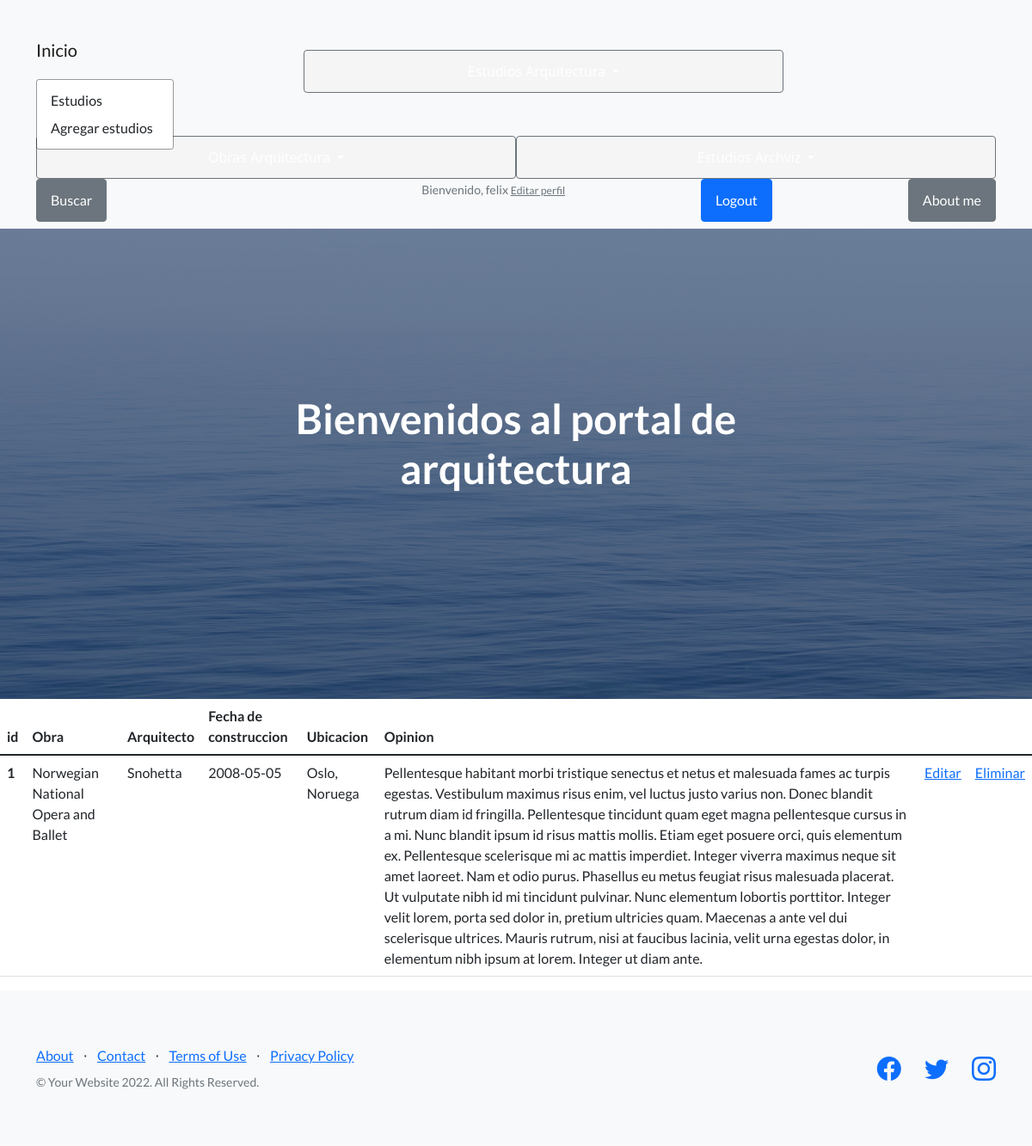
Page /arquitectura/obras_arq (signed in) on the committed database.
### arquitectura/models.py (models this page shows, shortened)
class Obras(models.Model):
    nombre_obra = models.CharField(max_length=40)
    arquitecto = models.CharField(max_length=40)
    año_construccion = models.CharField(max_length=40)
    ubicacion = models.CharField(max_length=40)
    opinion = models.CharField(max_length=5000, default = "")

### arquitectura/views.py (the view)
# urls.py: path("obras_arq" , views.obras_arq , name="obras_arquitectura"),
def obras_arq(request):
    obras_arq = Obras.objects.all
    datos = {"datos" : obras_arq}
    return render (request , "obras_arquitectura.html" , datos)

### arquitectura/template/obras_arquitectura.html
{% extends "index.html" %}
{% load static %}
{% block contenido %}
<main>
  <table class="table">
        <thead>
          <tr>
            <th scope="col">id</th>
            <th scope="col">Obra</th>
            <th scope="col">Arquitecto</th>
            <th scope="col">Fecha de construccion</th>
            <th scope="col">Ubicacion</th>
            <th scope="col">Opinion</th>
          </tr>
        </thead>
        <tbody>
            {% for n in datos %}
          <tr>
            <th scope="row">{{n.id}}</th>
            <td>{{n.nombre_obra}}</td>
            <td>{{n.arquitecto}}</td>
            <td>{{n.año_construccion}}</td>
            <td>{{n.ubicacion}}</td>
            <td>{{n.opinion}}</td>
            {% if request.user.is_authenticated %}
            <td><a href="{% url 'editar_obras' n.id %}">Editar</a></td>
            <td><a href="{% url 'eliminar_obras' n.id %}">Eliminar</a></td>
            {% endif %}
          </tr>
            {% endfor %}
        </tbody>
      </table>
</main>
{% endblock %}

### arquitectura/template/index.html (shortened to what this page needs)
<!DOCTYPE html>
<html lang="en">
    <head>
        {% load static %}
        <link href="https://cdn.jsdelivr.net/npm/bootstrap-icons@1.5.0/font/bootstrap-icons.css" rel="stylesheet" type="text/css" />
        <link href="{% static 'arquitectura/css/styles.css' %}" rel="stylesheet" />
    </head>
    <body>
        <nav class="navbar navbar-light bg-light static-top">
            <div class="container">
                <a class="navbar-brand" href="{% url 'index' %}">Inicio</a>
                <button class="btn btn-secondary dropdown-toggle" type="button" id="cta" data-bs-toggle="dropdown" aria-expanded="false">
                </button>
                <ul class="dropdown-menu" aria-labelledby="cta">
                  <li><a class="dropdown-item" href="{% url 'estudios_arquitectura' %}">Estudios</a></li>
                  {% if request.user.is_authenticated %}
                  <li><a class="dropdown-item" href="{% url 'estudios_arq_form' %}">Agregar estudios</a></li>
                  {% endif %}
                </ul>
                <button class="btn btn-secondary dropdown-toggle" type="button" id="cta" data-bs-toggle="dropdown" aria-expanded="false">
                  </button>
                  <ul class="dropdown-menu" aria-labelledby="cta">
                    <li><a class="dropdown-item" href="{% url 'obras_arquitectura' %}">Obras</a></li>
                    {% if request.user.is_authenticated %}
                    <li><a class="dropdown-item" href="{% url 'obras_arq_form' %}">Agregar obras</a></li>
                    {% endif %}
                  </ul>
                  <button class="btn btn-secondary dropdown-toggle" type="button" id="cta" data-bs-toggle="dropdown" aria-expanded="false">
                  </button>
                  <ul class="dropdown-menu" aria-labelledby="cta">
                    <li><a class="dropdown-item" href="{% url 'estudios_archviz' %}">Estudios</a></li>
                    {% if request.user.is_authenticated %}
                    <li><a class="dropdown-item" href="{% url 'estudios_archviz_form' %}">Agregar estudios</a></li>
                    {% endif %}
                  </ul>
                  <a class="btn btn-secondary" href="{% url 'buscar_info' %}">Buscar</a>
                  {% if request.user.is_authenticated %}
                  <p class="text-muted small mb-4">Bienvenido, {{user.username}}
                  <a href="{% url 'editar_perfil' %}" class="text-muted small mb-4">Editar perfil </a>
                </p>
                <a class="btn btn-primary" href="{% url 'logout' %}">Logout</a>
                  {% endif %}
                  <a class="btn btn-secondary" href="{% url 'about_me' %}">About me</a>
            </div>
        </nav>
        <header class="masthead">
            <div class="container position-relative">
                <div class="row justify-content-center">
                    <div class="col-xl-6">
                        <div class="text-center text-white">
                            <h1 class="mb-5">Bienvenidos al portal de arquitectura</h1>
                        </div>
                    </div>
                </div>
            </div>
        </header>
        {% block contenido %}
        {% endblock %}
        <footer class="footer bg-light">
            <div class="container">
                <div class="row">
                    <div class="col-lg-6 h-100 text-center text-lg-start my-auto">
                        <ul class="list-inline mb-2">
                            <li class="list-inline-item"><a href="#!">About</a></li>
                            <li class="list-inline-item">⋅</li>
                            <li class="list-inline-item"><a href="#!">Contact</a></li>
                            <li class="list-inline-item">⋅</li>
                            <li class="list-inline-item"><a href="#!">Terms of Use</a></li>
                            <li class="list-inline-item">⋅</li>
                            <li class="list-inline-item"><a href="#!">Privacy Policy</a></li>
                        </ul>
                        <p class="text-muted small mb-4 mb-lg-0">&copy; Your Website 2022. All Rights Reserved.</p>
                    </div>
                    <div class="col-lg-6 h-100 text-center text-lg-end my-auto">
                        <ul class="list-inline mb-0">
                            <li class="list-inline-item me-4">
                                <a href="#!"><i class="bi-facebook fs-3"></i></a>
                            </li>
                            <li class="list-inline-item me-4">
                                <a href="#!"><i class="bi-twitter fs-3"></i></a>
                            </li>
                            <li class="list-inline-item">
                                <a href="#!"><i class="bi-instagram fs-3"></i></a>
                            </li>
                        </ul>
                    </div>
                </div>
            </div>
        </footer>
    </body>
</html>

### rows in the picture
Obras: id "1", nombre_obra "Norwegian National Opera and Ballet", arquitecto "Snohetta", año_construccion "2008-05-05", ubicacion "Oslo, Noruega", opinion "Pellentesque habitant morbi tristique senectus et netus et malesuada fames ac turpis egestas. Vestibulum maximus risus enim, vel luctus justo varius non. Donec blandit rutrum diam id fringilla. Pellentesque tincidunt quam eget magna pellentesque cursus in a mi. Nunc blandit ipsum id risus mattis mollis. Etiam eget posuere orci, quis elementum ex. Pellentesque scelerisque mi ac mattis imperdiet. Integer viverra maximus neque sit amet laoreet. Nam et odio purus. Phasellus eu metus feugiat risus malesuada placerat. Ut vulputate nibh id mi tincidunt pulvinar. Nunc elementum lobortis porttitor. Integer velit lorem, porta sed dolor in, pretium ultricies quam. Maecenas a ante vel dui scelerisque…"

### other values in the picture
{{ user.username }} "felix"
